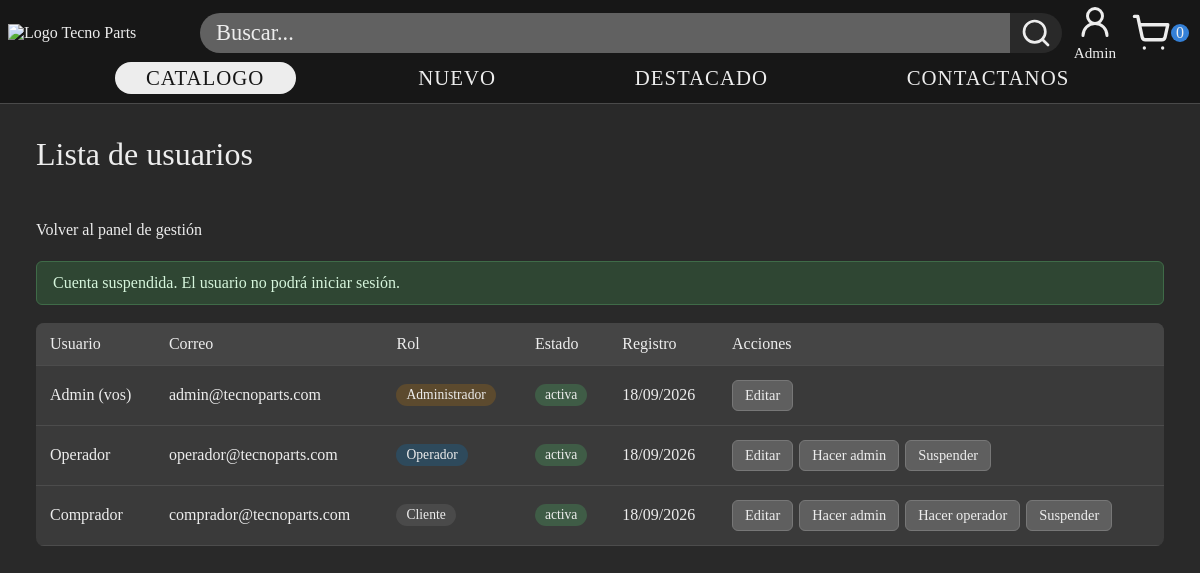
The page /index.php?pagina=admin_usuario&aviso=suspendido (signed in) on the database its author committed.
### tables this page shows
CREATE TABLE `usuarios` (
  `id_usuario` INT AUTO_INCREMENT PRIMARY KEY,
  `nombre` VARCHAR(255) NOT NULL UNIQUE,
  `email` VARCHAR(255) NOT NULL UNIQUE,
  `contrasenia` VARCHAR(255) NOT NULL,
  `foto` VARCHAR(255),
  `rol` ENUM('cliente', 'administrador', 'operador') NOT NULL DEFAULT 'cliente',
  `suspendida` TINYINT(1) NOT NULL DEFAULT 0,
  `fecha_registro` DATETIME NOT NULL DEFAULT CURRENT_TIMESTAMP
);

### controllers/AdminUsuarioController.php (called while the page is built, shortened)
<?php
require_once __DIR__ . '/../config/auth.php';
class AdminUsuarioController {
    private $usuarioModel;
    private $avisos = array(
        'rol_cliente'     => "El usuario ahora es cliente.",
        'rol_operador'    => "El usuario ahora es operador.",
        'rol_admin'       => "El usuario ahora es administrador.",
        'suspendido'      => "Cuenta suspendida. El usuario no podrá iniciar sesión.",
        'reactivado'      => "Cuenta reactivada. El usuario ya puede iniciar sesión.",
    );
    public function __construct($conexion) {
        $this->usuarioModel = new UsuarioModel($conexion);
    }
    public function listar() {
        $usuarios = $this->usuarioModel->listarTodosAdmin();
        $clave = $_GET['aviso'] ?? '';
        $aviso = is_string($clave) && isset($this->avisos[$clave])
            ? $this->avisos[$clave]
            : '';
        require __DIR__ . '/../views/header.php';
        require __DIR__ . '/../views/admin/usuario_lista.php';
    }
}

### config/auth.php (called while the page is built, shortened)
<?php
function escapar ($texto) {
    return htmlspecialchars((string)$texto, ENT_QUOTES, 'UTF-8');
}

### models/UsuarioModel.php (called while the page is built, shortened)
<?php
class UsuarioModel {
    private $conexion;
    public function __construct($conexion) {
            $this->conexion = $conexion;
    }
    private $columnasAdmin = "id_usuario, nombre, email, foto, rol, suspendida, fecha_registro";
    public function listarTodosAdmin() {
        $sql = "SELECT $this->columnasAdmin
            FROM usuarios
            ORDER BY fecha_registro DESC, id_usuario DESC";
        $resultado = $this->conexion->query($sql);
        return $resultado->fetch_all(MYSQLI_ASSOC);
    }
}
?>

### views/admin/usuario_lista.php (the view, shortened to what this page needs)
<?php
$etiquetasRol = [
    'cliente'       => 'Cliente',
    'operador'      => 'Operador',
    'administrador' => 'Administrador',
];
$idPropio = (int) ($_SESSION['id_usuario'] ?? 0);
?>
<section class="panel-admin panel-admin--sin-barra">
    <div class="panel-admin__contenido panel-productos">
    <div class="panel-admin__cabecera">
        <h1>Lista de usuarios</h1>
    </div>
    <p class="panel-productos__acciones">
        <a href="index.php?pagina=panel">Volver al panel de gestión</a>
    </p>
    <?php if ($aviso !== ''): ?>
        <div class="alert alert-success" role="status"><?= escapar($aviso) ?></div>
    <?php endif; ?>
    <?php if (empty($usuarios)): ?>
        <p>No hay usuarios registrados.</p>
    <?php else: ?>
        <table class="table table-striped">
            <thead>
                <tr>
                    <th>Usuario</th>
                    <th>Correo</th>
                    <th>Rol</th>
                    <th>Estado</th>
                    <th>Registro</th>
                    <th>Acciones</th>
                </tr>
            </thead>
            <tbody>
                <?php foreach ($usuarios as $usuario): ?>
                    <?php
                        $idUsuario = (int) $usuario['id_usuario'];
                        $rol = $usuario['rol'];
                        $suspendida = ((int) $usuario['suspendida'] === 1);
                        $esPropio = ($idUsuario === $idPropio);
                    ?>
                    <tr>
                        <td><?= escapar($usuario['nombre']) ?><?= $esPropio ? ' (vos)' : '' ?></td>
                        <td><?= escapar($usuario['email']) ?></td>
                        <td>
                            <span class="rol rol-<?= escapar($rol) ?>">
                                <?= escapar($etiquetasRol[$rol] ?? $rol) ?>
                            </span>
                        </td>
                        <td>
                            <?php if ($suspendida): ?>
                                <span class="stock stock-agotado">suspendida</span>
                            <?php else: ?>
                                <span class="stock stock-normal">activa</span>
                            <?php endif; ?>
                        </td>
                        <td><?= escapar(date('d/m/Y', strtotime($usuario['fecha_registro']))) ?></td>
                        <td>
                            <a href="index.php?pagina=admin_usuario_editar&id=<?= $idUsuario ?>" class="btn btn-sm btn-warning">
                                Editar
                            </a>
                            <?php if (!$esPropio): ?>
                                <?php if ($rol !== 'administrador'): ?>
                                    <a href="index.php?pagina=admin_usuario_rol&id=<?= $idUsuario ?>&rol=administrador" class="btn btn-sm">
                                        Hacer admin
                                    </a>
                                <?php endif; ?>
                                <?php if ($rol !== 'operador'): ?>
                                    <a href="index.php?pagina=admin_usuario_rol&id=<?= $idUsuario ?>&rol=operador" class="btn btn-sm">
                                        Hacer operador
                                    </a>
                                <?php endif; ?>
                                <?php if ($suspendida): ?>
                                    <a href="index.php?pagina=admin_usuario_estado&id=<?= $idUsuario ?>" class="btn btn-sm btn-primary">
                                        Reactivar
                                    </a>
                                <?php else: ?>
                                    <a href="index.php?pagina=admin_usuario_estado&id=<?= $idUsuario ?>" class="btn btn-sm btn-danger">
                                        Suspender
                                    </a>
                                <?php endif; ?>
                            <?php endif; ?>
                        </td>
                    </tr>
                <?php endforeach; ?>
            </tbody>
        </table>
    <?php endif; ?>
    </div>
</section>

### public/css/generales.css (style rules this page uses)
* { margin: 0; padding: 0; box-sizing: border-box; scroll-behavior: smooth; }
html { scroll-behavior: smooth; font-family: Playfair; color: #ededed; }
body { display: flex; flex-direction: column; background-color: #292929; }
a { display: block; text-decoration: none; color: inherit; cursor: pointer; }

### public/css/paginaPanel.css (style rules this page uses)
body.body-panel { min-height: 100dvh; }
.panel-admin { display: grid; grid-template-columns: 215px minmax(0, 1fr); align-items: stretch; min-height: calc(100dvh - 110px); }
.panel-admin--sin-barra { display: block; width: 100%; }
.panel-admin__contenido { min-width: 0; padding: 32px 36px 48px; }
.panel-admin__cabecera { display: flex; align-items: center; gap: 14px; margin-bottom: 24px; }
.panel-admin__cabecera h1 { font-size: 2rem; font-weight: 400; }
.panel-admin__tarjeta .btn, .panel-productos .btn { display: inline-block; padding: 10px 20px; font-family: inherit; font-size: 1rem; background-color: #5f5f5f; color: #ededed; border: 1px solid #777; border-radius: 6px; transition: background-color 150ms ease; }
.panel-admin .alert-success, .panel-productos .alert { margin-bottom: 18px; padding: 12px 16px; background-color: #2f4633; color: #d6f5dc; border: 1px solid #3f6b48; border-radius: 6px; }
.rol { display: inline-block; padding: 3px 10px; font-size: 0.85rem; border-radius: 999px; background-color: #4a4a4a; }
.rol-administrador { background-color: #5c4a2e; }
.rol-operador { background-color: #2e4a5c; }
.panel-productos .table td .btn-sm { margin: 2px 2px 2px 0; white-space: nowrap; }
.panel-productos h1 { margin-bottom: 24px; font-size: 2rem; font-weight: 400; }
.panel-productos__acciones { display: flex; gap: 14px; margin-bottom: 22px; }
.panel-productos .table { width: 100%; border-collapse: collapse; background-color: #3a3a3a; border-radius: 8px; overflow: hidden; }
.panel-productos .table th, .panel-productos .table td { padding: 12px 14px; text-align: left; vertical-align: middle; border-bottom: 1px solid #4c4c4c; }
.panel-productos .table th { background-color: #454545; font-weight: 400; }
.panel-productos .table .btn-sm { padding: 6px 12px; font-size: 0.9rem; }
.stock { display: inline-block; padding: 3px 10px; font-size: 0.85rem; border-radius: 999px; background-color: #4f5a4f; }
.stock-normal { background-color: #3f5c46; }

### rows shown on the page
usuarios: nombre "Admin", shows "(vos)", email "admin@tecnoparts.com", rol "Administrador", suspendida "activa", fecha_registro "18/09/2026"
usuarios: nombre "Operador", email "operador@tecnoparts.com", rol "Operador", suspendida "activa", fecha_registro "18/09/2026"
usuarios: nombre "Comprador", email "comprador@tecnoparts.com", rol "Cliente", suspendida "activa", fecha_registro "18/09/2026"

### other values the page prints
escapar($usuarioEnHeader['nombre']) "Admin"
escapar($aviso) "Cuenta suspendida. El usuario no podrá iniciar sesión."
